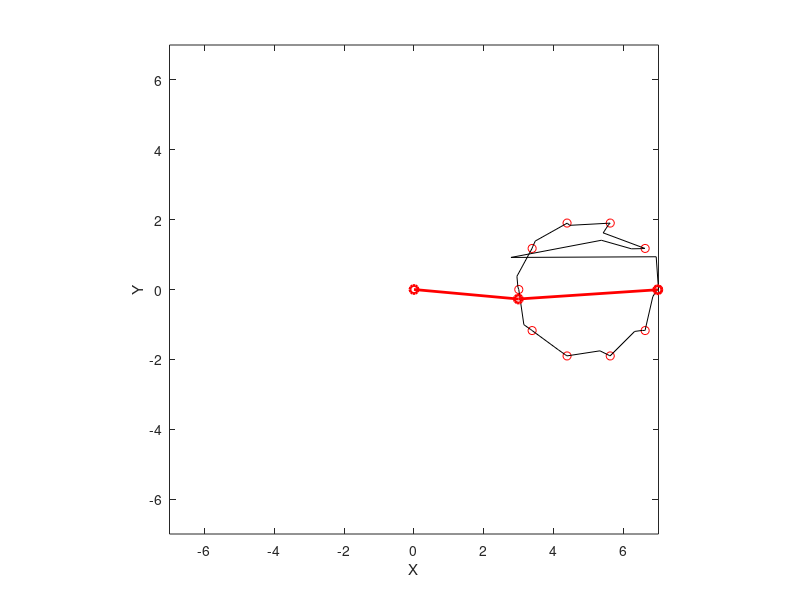
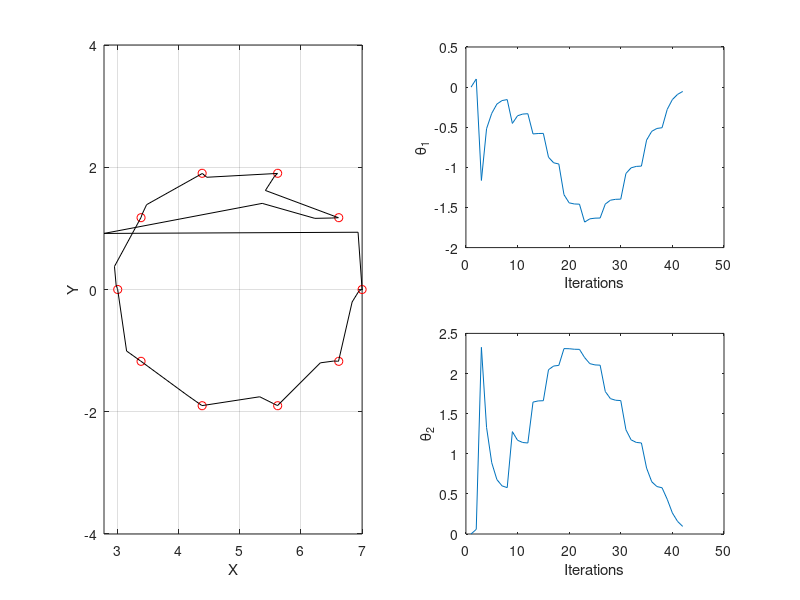
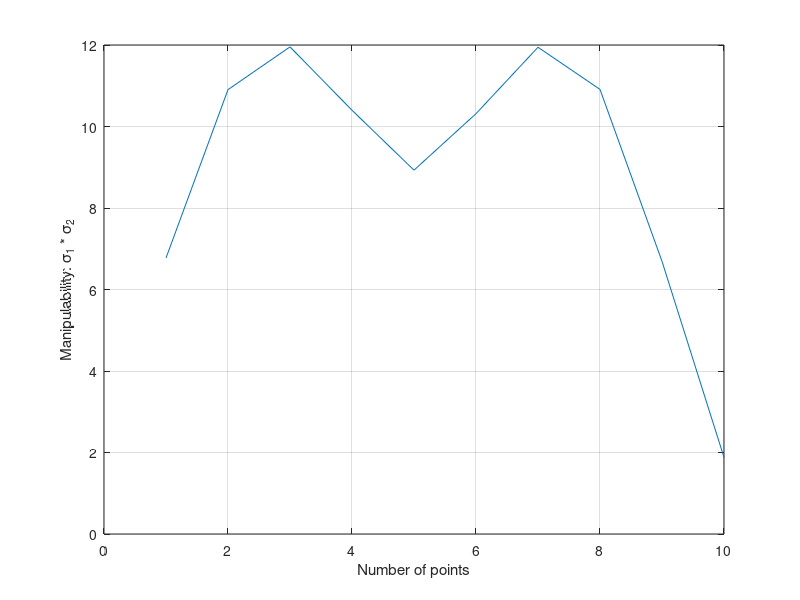

These charts were generated, in order, by the following MATLAB code:
%% TRM Assignment 06 

clear all
close all
clc
 
%% Define the constants

n    =  10;    % number of points in circular trajectory
beta =  0.8;   % gain to control algorithm's speed of convergence
 
error_criteria =  0.01; % convergence criteria on error

a1 = 3; % length of link 1
a2 = 4; % length of link 2
r  = 2; % radius of circular trajectory
center = [5; 0]; % center of circular trajectory


%% Generate circular trajectory with n points

theta = linspace(0,2*pi,n+1); % get the angles for n equally spaced points


% x,y components on circular trajectory
Circle(:,1) = center(1) + r*cos(theta(2:end));   % x
Circle(:,2) = center(2) + r*sin(theta(2:end));  % y
 
 
%% Initialize robot in zero configuration
 
X_a = [a1+a2;0]; % zero-position of end-effector
theta1 = 0;   % zero configuration
theta2 = 0;   % zero configuration
 
m = 1; % index for iteration

X_a_pt = [];
S_hist = [];
manipulability = [];
%% Implement numerical inverse kinematics
 
joints = zeros(2,3); % joint parameters 

X_a_hist = X_a; % x,y position of end effector
theta1_hist = theta1;
theta2_hist = theta2;

for i = 1:n
  % for each point on the circle
  X_des = [Circle(i,1); Circle(i,2)]; % desired position from circle
  error =   X_des - X_a % error between desired and actual position
  
  while norm(error) > error_criteria  % until we converge on the point
    joints(:,2) = a1*[cos(theta1); sin(theta1)];
    joints(:,3) = X_a;
    
    % plot the current configuration
    figure(1),
    clf
    plot(Circle(:,1), Circle(:,2), 'ro', X_a_hist(1,:), X_a_hist(2,:), 'k-');
    hold on;
    plot(joints(1,:), joints(2,:), 'r-o', 'LineWidth', 2);
    axis equal;
    xlabel('X');
    ylabel('Y');
    axis([-(a1+a2) (a1+a2) -(a1+a2) (a1+a2)]);
    pause(0.01)
    
    % compute Jacobian
    J = [-a1*sin(theta1)-a2*sin(theta1+theta2)	-a2*sin(theta1+theta2);
         a1*cos(theta1)+a2*cos(theta1+theta2)	a2*cos(theta1+theta2)]; %derive Jacobian by hand, first setup position equations for position x,y
    DeltaV = beta*error; % compute desired direction to move
    DeltaTheta = pinv(J)*DeltaV; % compute best choice achievable

    % new thetas
    theta1 = theta1 + DeltaTheta(1);
    theta2 = theta2 + DeltaTheta(2);
    % new position
    X_a = [ a1*cos(theta1)+a2*cos(theta1+theta2);
           a1*sin(theta1)+a2*sin(theta1+theta2)]; % x,y position of end-effector 
    X_a_hist = [X_a_hist X_a];      
    theta1_hist = [theta1_hist theta1];
    theta2_hist = [theta2_hist theta2];

    % new error
    error = X_des - X_a;
    
    
  end

  % calculate manipulability and save axes of manip. ellipsoid
  
  [U,S,V] = svd(J); % singular value decomposition 
  manipulability = [manipulability prod(diag(S))];
  S_hist = [S_hist diag(S)]; %singular values
  U_hist(1:4, i) = [U(:,1); U(:,2)];

end
 
 
%% make plots
title_label = sprintf('n = %3i, \\beta = %0.2f', n, beta);

% desired points as red circles, actual trajectory as a black line
figure,
title(title_label);
subplot(2,2,[1,3])
plot(Circle(:,1), Circle(:,2), 'ro', X_a_hist(1,:), X_a_hist(2,:), 'k-');
hold on;
axis equal;
xlabel('X');
ylabel('Y');
grid on; 


% change of thetas at each iteration
subplot(2,2,2), plot(theta1_hist);
xlabel('Iterations');
ylabel('\theta_1');
subplot(2,2,4), plot(theta2_hist);
xlabel('Iterations');
ylabel('\theta_2');

%plot manipulability measure W 
figure;plot(1:n,manipulability)
grid on
xlabel('Number of points');
ylabel('Manipulability: \sigma_1 * \sigma_2');

